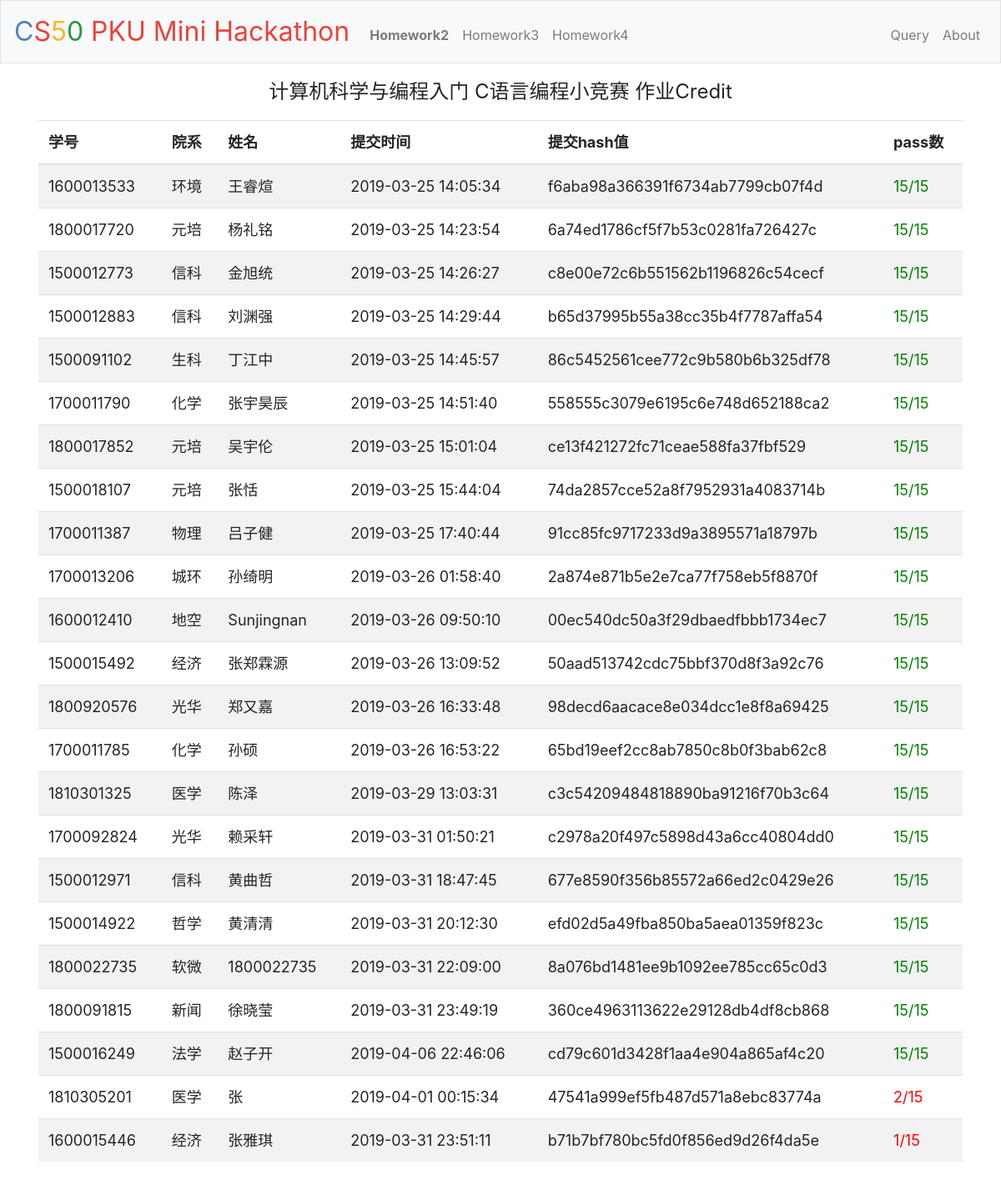
The page /homework2 on the database its author committed.
### tables this page shows
CREATE TABLE "submit" (
	"id"	INTEGER NOT NULL PRIMARY KEY AUTOINCREMENT UNIQUE,
	"stuid"	INTEGER NOT NULL,
	"name"	TEXT,
	"work"	INTEGER NOT NULL,
	"time"	TIMESTAMP NOT NULL DEFAULT current_timestamp,
	"exe_time"	REAL,
	"hash"	TEXT NOT NULL,
	"status"	INTEGER NOT NULL,
	"correct_num"	INTEGER
);

### application.py (the view)
@app.route("/homework2")
def homework2():
    session["status"]="hw2"
    app.logger.info(request.remote_addr+" "+get_time()+" GET /homework2")
    rows = db.execute("SELECT stuid,name,time,hash,correct_num FROM submit where status=0 AND work=2 GROUP BY stuid HAVING MAX(time) ORDER BY correct_num DESC, time ASC")
    result=[]
    for res in rows:
        stuid=str(res["stuid"])
        colloge=colloge_list.get(stuid)
        if not colloge:
            colloge="Unknown"
        tmp=[stuid, colloge, res["name"], res["time"], res["hash"], res["correct_num"]]
        result.append(tmp)
    return render_template("homework2.html", result=result)

### application.py (called while the page is built)
@app.after_request
def after_request(response):
    return response

def get_time():
    i = datetime.datetime.now()
    return "{}/{}/{} {}:{}:{}".format(i.year, i.month, i.day, i.hour, i.minute, i.second)

### templates/homework2.html (shortened to what this page needs)
{% extends "layout.html" %}
{% block main %}
    <div style="font-size:x-large">
        <p>
            计算机科学与编程入门 C语言编程小竞赛 作业Credit
        </p>
    </div>
    <table class="table table-striped">
        <thead>
            <tr>
                <th>学号</th>
                <th>院系</th>
                <th>姓名</th>
                <th>提交时间</th>
                <th>提交hash值</th>
                <th>pass数</th>
            </tr>
        </thead>
        <tbody>
            {% for r in result %}
                <tr>
                    <td>{{r[0]}}</td>
                    <td>{{r[1]}}</td>
                    <td>{{r[2]}}</td>
                    <td>{{r[3]}}</td>
                    <td>{{r[4]}}</td>
                    {% if r[5] == 15 %}
                        <td><font color="green">{{r[5]}}/15</font></td>
                    {% else %}
                        <td><font color="red">{{r[5]}}/15</font></td>
                    {% endif %}
                </tr>
            {% endfor %}
        </tbody>
    </table>
{% endblock %}

### static/styles.css (style rules this page uses)
main table { text-align: left; font-size: large; }

### rows shown on the page
submit: stuid "1600013533", r "环境", name "王睿煊", time "2019-03-25 14:05:34", hash "f6aba98a366391f6734ab7799cb07f4d", correct_num "15"
submit: stuid "1800017720", r "元培", name "杨礼铭", time "2019-03-25 14:23:54", hash "6a74ed1786cf5f7b53c0281fa726427c", correct_num "15"
submit: stuid "1500012773", r "信科", name "金旭统", time "2019-03-25 14:26:27", hash "c8e00e72c6b551562b1196826c54cecf", correct_num "15"
submit: stuid "1500012883", r "信科", name "刘渊强", time "2019-03-25 14:29:44", hash "b65d37995b55a38cc35b4f7787affa54", correct_num "15"
submit: stuid "1500091102", r "生科", name "丁江中", time "2019-03-25 14:45:57", hash "86c5452561cee772c9b580b6b325df78", correct_num "15"
submit: stuid "1700011790", r "化学", name "张宇昊辰", time "2019-03-25 14:51:40", hash "558555c3079e6195c6e748d652188ca2", correct_num "15"
submit: stuid "1800017852", r "元培", name "吴宇伦", time "2019-03-25 15:01:04", hash "ce13f421272fc71ceae588fa37fbf529", correct_num "15"
submit: stuid "1500018107", r "元培", name "张恬", time "2019-03-25 15:44:04", hash "74da2857cce52a8f7952931a4083714b", correct_num "15"
submit: stuid "1700011387", r "物理", name "吕子健", time "2019-03-25 17:40:44", hash "91cc85fc9717233d9a3895571a18797b", correct_num "15"
submit: stuid "1700013206", r "城环", name "孙绮明", time "2019-03-26 01:58:40", hash "2a874e871b5e2e7ca77f758eb5f8870f", correct_num "15"
submit: stuid "1600012410", r "地空", name "Sunjingnan", time "2019-03-26 09:50:10", hash "00ec540dc50a3f29dbaedfbbb1734ec7", correct_num "15"
submit: stuid "1500015492", r "经济", name "张郑霖源", time "2019-03-26 13:09:52", hash "50aad513742cdc75bbf370d8f3a92c76", correct_num "15"
submit: stuid "1800920576", r "光华", name "郑又嘉", time "2019-03-26 16:33:48", hash "98decd6aacace8e034dcc1e8f8a69425", correct_num "15"
submit: stuid "1700011785", r "化学", name "孙硕", time "2019-03-26 16:53:22", hash "65bd19eef2cc8ab7850c8b0f3bab62c8", correct_num "15"
submit: stuid "1810301325", r "医学", name "陈泽", time "2019-03-29 13:03:31", hash "c3c54209484818890ba91216f70b3c64", correct_num "15"
submit: stuid "1700092824", r "光华", name "赖采轩", time "2019-03-31 01:50:21", hash "c2978a20f497c5898d43a6cc40804dd0", correct_num "15"
submit: stuid "1500012971", r "信科", name "黄曲哲", time "2019-03-31 18:47:45", hash "677e8590f356b85572a66ed2c0429e26", correct_num "15"
submit: stuid "1500014922", r "哲学", name "黄清清", time "2019-03-31 20:12:30", hash "efd02d5a49fba850ba5aea01359f823c", correct_num "15"
submit: r "1800022735", r "软微", time "2019-03-31 22:09:00", hash "8a076bd1481ee9b1092ee785cc65c0d3", correct_num "15"
submit: stuid "1800091815", r "新闻", name "徐晓莹", time "2019-03-31 23:49:19", hash "360ce4963113622e29128db4df8cb868", correct_num "15"
submit: stuid "1500016249", r "法学", name "赵子开", time "2019-04-06 22:46:06", hash "cd79c601d3428f1aa4e904a865af4c20", correct_num "15"
submit: stuid "1810305201", r "医学", name "张", time "2019-04-01 00:15:34", hash "47541a999ef5fb487d571a8ebc83774a", r "2"
submit: stuid "1600015446", r "经济", name "张雅琪", time "2019-03-31 23:51:11", hash "b71b7bf780bc5fd0f856ed9d26f4da5e", correct_num "1"
